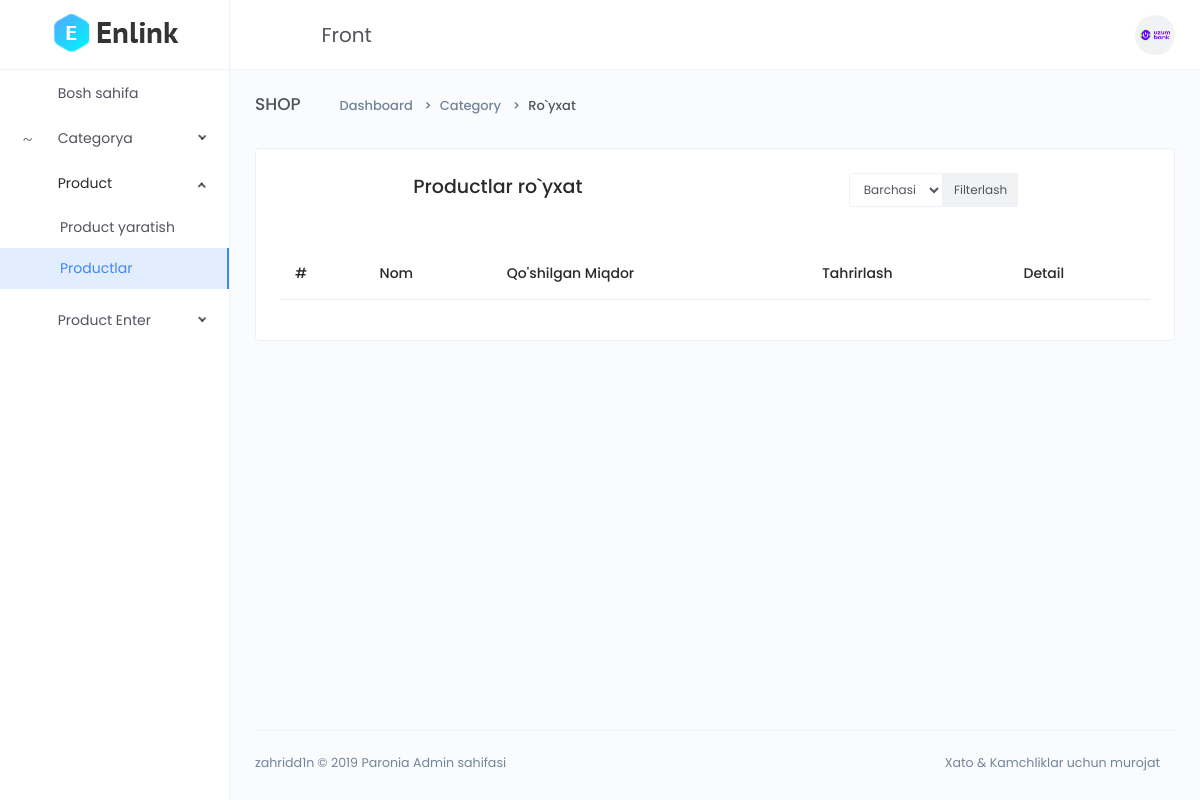
Page /dashboard/enter-product-list/ (signed in) on the earlier database version.
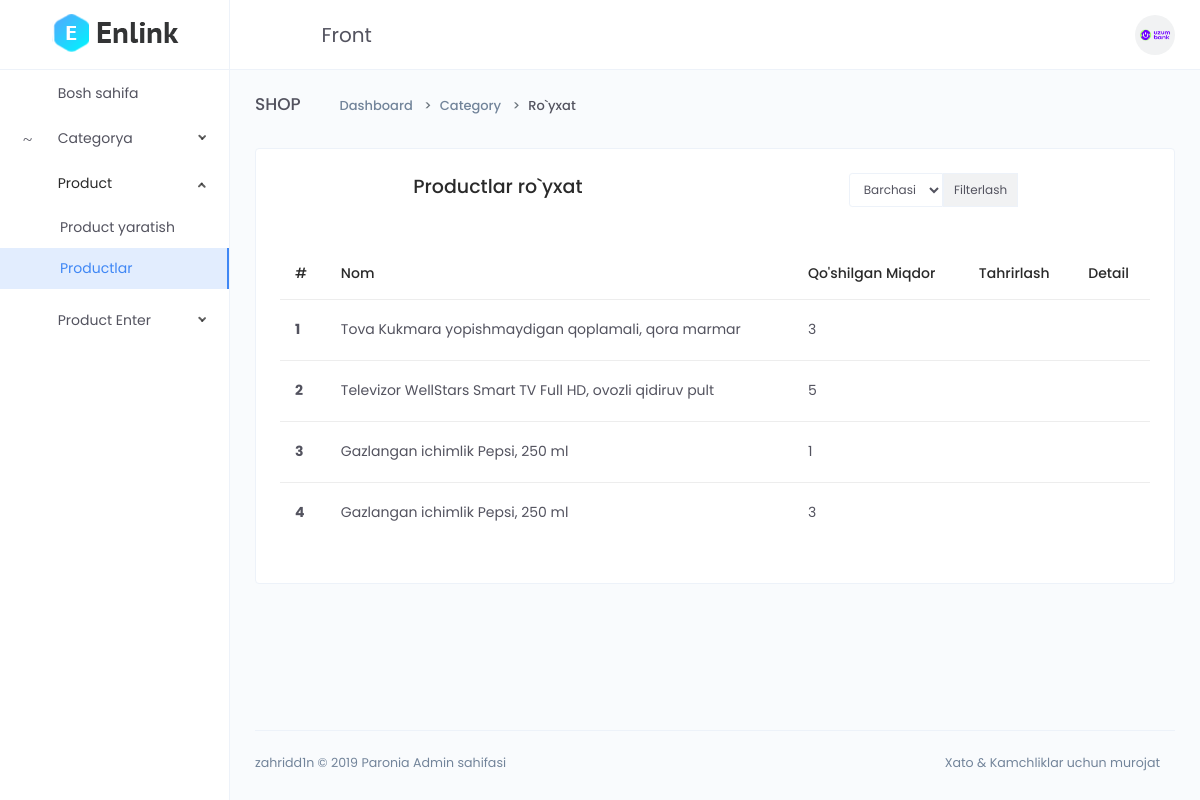
Same page on the later database version.
### main/models.py (models this page shows, shortened)
class CodeGenerate(models.Model):
    code = models.CharField(max_length=255, blank=True, unique=True)
    class Meta:
        abstract = True

class EnterProduct(CodeGenerate):
    product = models.ForeignKey(Product, on_delete=models.SET_NULL, null=True)
    quantity = models.IntegerField()
    date = models.DateTimeField(auto_now_add=True)

class Product(CodeGenerate):
    category = models.ForeignKey(Category, on_delete=models.CASCADE)
    name = models.CharField(max_length=255)
    body = models.TextField()
    price = models.DecimalField(decimal_places=2, max_digits=10)  # +
    discount_price = models.DecimalField(decimal_places=2, max_digits=10,
                                         blank=True, null=True)  # +
    banner_img = models.ImageField(upload_to='banner-img')
    quantity = models.IntegerField()
    delivery = models.BooleanField(default=False)  # +

### main/func.py (the view)
    def wrapper(request, *args, **kwargs):
        if request.user.is_staff:
            return func(request, *args, **kwargs)
        else:
            return redirect("front:index")

### main/dashboard/views.py (called while the page is built)
@staff_required
def enter_product_list(request):
    queryset = models.EnterProduct.objects.all()
    context = {
        'queryset': queryset
    }
    return render(request, 'dashboard/enterproduct/list.html', context)

### main/func.py (called while the page is built)
def staff_required(func):
    def wrapper(request, *args, **kwargs):
        if request.user.is_staff:
            return func(request, *args, **kwargs)
        else:
            return redirect("front:index")
    return wrapper

### templates/dashboard/enterproduct/list.html (shortened to what this page needs)
{% extends 'dashboard/base.html' %}
{% block content %}
<div class="main-content">
    <div class="page-header">
        <h2 class="header-title">SHOP</h2>
        <div class="header-sub-title">
            <nav class="breadcrumb breadcrumb-dash">
                <a href="#" class="breadcrumb-item"><i class="anticon anticon-home m-r-5"></i>Dashboard</a>
                <a class="breadcrumb-item" href="#">Category</a>
                <span class="breadcrumb-item active">Ro`yxat</span>
            </nav>
        </div>
    </div>
    <div class="card">
        <div class="card-body">
            <div class="d-flex justify-content-around">
                <h4>Productlar ro`yxat</h4>
                <div>
                    <form class="input-group input-group-sm mb-3">
                        <select name="category_id" class="form-control">
                            <option value="0">Barchasi</option>
                        </select>
                        <div class="input-group-prepend">
                            <button class="input-group-text" id="inputGroup-sizing-sm" type="submit">Filterlash</button>
                        </div>
                    </form>
                </div>
            </div>
            <div class="m-t-25">
                <div class="table-responsive">
                    <table class="table">
                        <thead>
                            <tr>
                                <th scope="col">#</th>
                                <th scope="col">Nom</th>
                                <th scope="col">Qo'shilgan Miqdor</th>
                                <th scope="col">Tahrirlash</th>
                                <th scope="col">Detail</th>
                            </tr>
                        </thead>
                        <tbody>
                            {% for q in queryset %}
                            <tr>
                                <th scope="row">{{forloop.counter}}</th>
                                <td>{{q.product.name}}</td>
                                <td>{{q.quantity}}</td>
                                <td>
                                    <a href="{% url 'dashboard:enter_product_update' q.code %}"> <button class="btn btn-icon btn-hover btn-sm btn-rounded pull-right">
                                        <i class="anticon anticon-edit"></i>
                                    </button></a>
                                </td>
                                <td>
                                    <a href="{% url 'dashboard:enter_product_detail' q.code %}"> <button class="btn btn-icon btn-hover btn-sm btn-rounded pull-right">
                                     <i class="anticon anticon-export"></i>
                                    </button></a>
                                </td>
                            </tr>
                            {% endfor %}
                        </tbody>
                    </table>
                </div>
            </div>
        </div>
    </div>
</div>
{% endblock %}

Differences in the rows shown:
added EnterProduct: product.name "Tova Kukmara yopishmaydigan qoplamali, qora marmar", quantity "3"
added EnterProduct: product.name "Televizor WellStars Smart TV Full HD, ovozli qidiruv pult", quantity "5"
added EnterProduct: product.name "Gazlangan ichimlik Pepsi, 250 ml", quantity "1"
added EnterProduct: product.name "Gazlangan ichimlik Pepsi, 250 ml", quantity "3"
